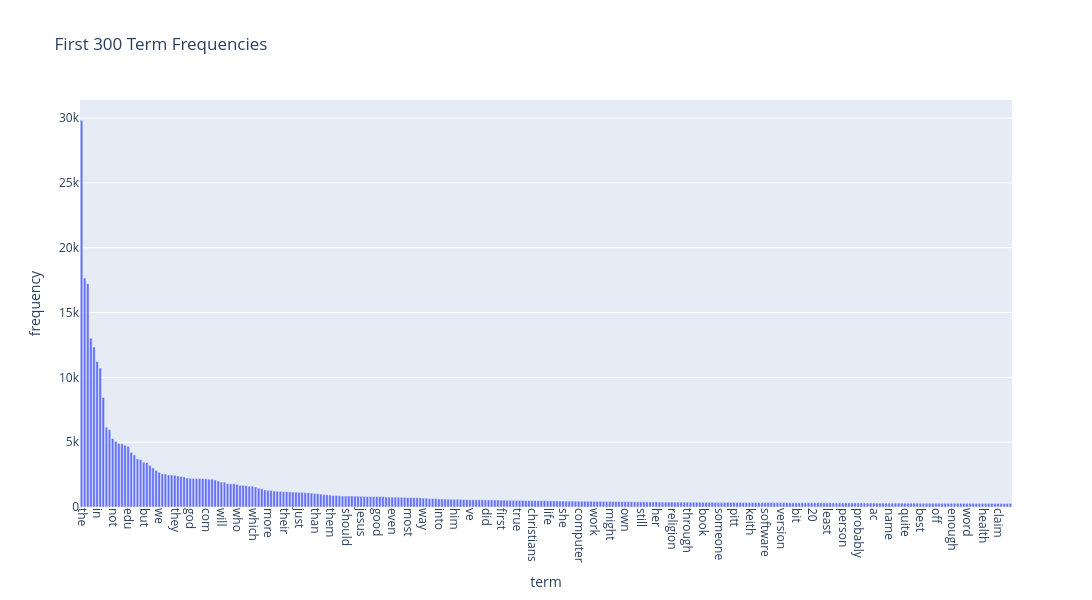

Notebook source saved alongside this figure:
### Markdown cell above
### >>> **Exercise 14 (take home):** 
Additionally, you can attempt to sort the terms on the `x-axis` by frequency instead of in alphabetical order. This way the visualization is more meaninfgul and you will be able to observe the so called [long tail](https://en.wikipedia.org/wiki/Long_tail) (get familiar with this term since it will appear a lot in data mining and other statistics courses). see picture below

![alt txt](https://upload.wikimedia.org/wikipedia/commons/thumb/8/8a/Long_tail.svg/1000px-Long_tail.svg.png)

### Code cell
# Answer here

terms = count_vect.get_feature_names_out()
freqs = term_frequencies
df = pd.DataFrame({"term": terms, "frequency": freqs})
df = df.sort_values(by="frequency", ascending=False).head(300)

fig = px.bar(df, x="term", y="frequency", title="First 300 Term Frequencies")
fig.update_layout(
    xaxis_tickangle=90,
    width=2000,
    height=600,
)
fig.show()

### Figure 1 — Plotly figure (JSON) as saved in the notebook; plotly's stock layout.template omitted (floating-point values rounded to 4 significant figures; data arrays with more than 128 entries replaced by an {"elided": "..."} marker saying what was removed)
{"data": [{"hovertemplate": "term=%{x}<br>frequency=%{y}<extra></extra>", "legendgroup": "", "marker": {"color": "#636efa", "pattern": {"shape": ""}}, "name": "", "orientation": "v", "showlegend": false, "textposition": "auto", "type": "bar", "x": {"elided": "300 str values"}, "xaxis": "x", "y": {"elided": "300 int values"}, "yaxis": "y"}], "layout": {"barmode": "relative", "height": 600, "legend": {"tracegroupgap": 0}, "title": {"text": "First 300 Term Frequencies"}, "width": 2000, "xaxis": {"anchor": "y", "domain": [0, 1], "tickangle": 90, "title": {"text": "term"}}, "yaxis": {"anchor": "x", "domain": [0, 1], "title": {"text": "frequency"}}}}
